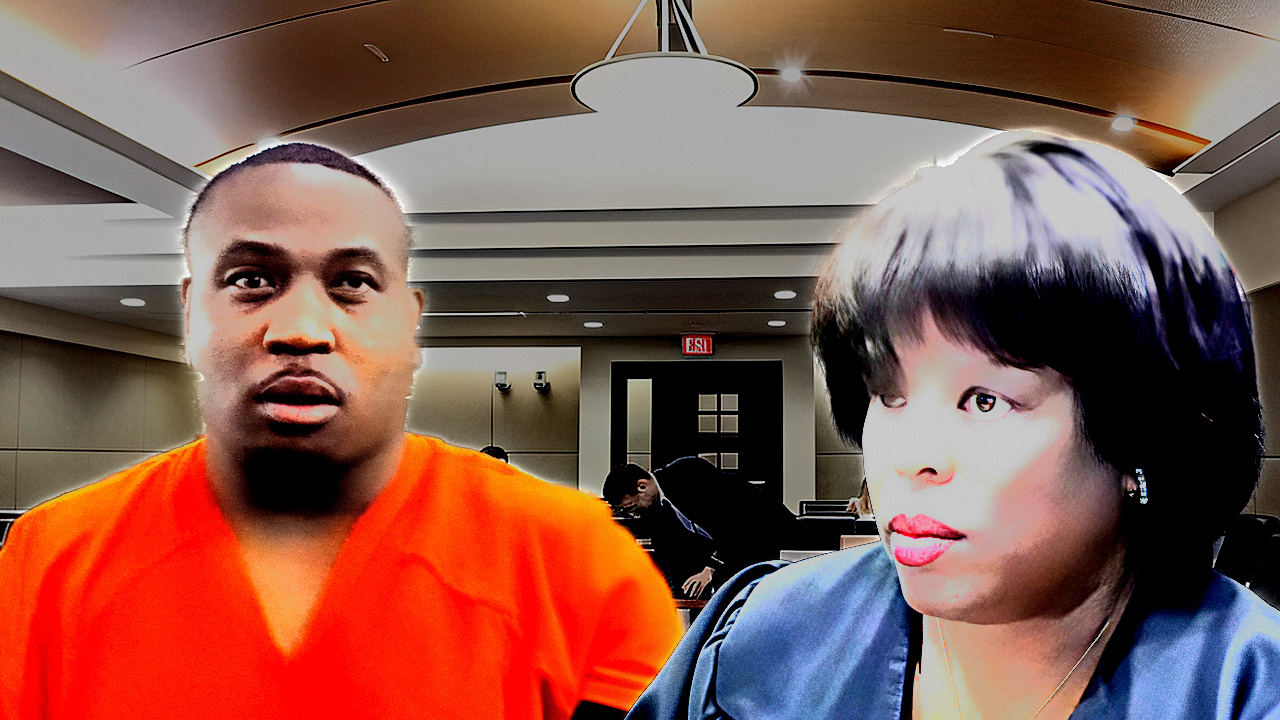
#> input picture tools/fixtures/rejected_2026_09_02/CLAYTON_thumb.photo.jpg, 1280 x 720 px
$ python -i finish.py   (imports and definitions only)
#> lines starting #> are read from the running program, lines starting #| are printed output that depends on the picture
"""Premium-finish chain for a low-resolution, low-bitrate court plate.

Every stage is separable and measurable. Nothing here invents detail that is
not in the signal (no GAN, no diffusion) - on a public-record channel an
invented facial feature on a named defendant is a factual problem, not just an
aesthetic one.

Stage order matters and is the opposite of the current build:
  the current grade upscales first and sharpens last, at sigma 2.0, on the
  composed canvas. All real micro-detail is destroyed by the upscale before the
  sharpener ever sees it, and sigma 2.0 boosts the wrong octave.
"""
import numpy as np, cv2


# ---------------------------------------------------------------- helpers
def _box(x, r):
    return cv2.boxFilter(x, -1, (2 * r + 1, 2 * r + 1), normalize=True,
                         borderType=cv2.BORDER_REFLECT)


# [11 lines left out: function guided, not called in this run]


def rl_deconv(Y, sigma, iters):
    """Richardson-Lucy with a Gaussian PSF, done with separable blurs so it is
    fast. Recovers detail that IS present but smeared; it cannot fabricate."""
    Y = np.clip(Y.astype(np.float32), 1e-3, None)
    est = Y.copy()
    for _ in range(iters):
        conv = cv2.GaussianBlur(est, (0, 0), sigma)
        rel = Y / np.maximum(conv, 1e-3)
        est = est * cv2.GaussianBlur(rel, (0, 0), sigma)
        est = np.clip(est, 0, 300)
    return est


def ycc(bgr):
    return cv2.cvtColor(bgr, cv2.COLOR_BGR2YCrCb).astype(np.float32)


def unycc(y):
    return cv2.cvtColor(np.clip(y, 0, 255).astype(np.uint8), cv2.COLOR_YCrCb2BGR)


# ---------------------------------------------------------------- stages
# [21 lines left out: functions s1_chroma_clean, s2_deblock, s3_deconv, not called in this run]


def s4_upscale(bgr, size):
    return cv2.resize(bgr, size, interpolation=cv2.INTER_LANCZOS4)


# [54 lines left out: functions s5_detail, s6_grain, s7_output_sharpen, not called in this run]


def s3b_deconv_clamped(bgr, sigma=1.2, iters=12, clamp_r=1, blend=1.0):
    """Richardson-Lucy with an anti-ringing clamp.

    Plain RL on a Lanczos-upscaled frame produces a dark band beside every
    strong edge. Measured on the CARTHIEF defendant tile: undershoot rose to
    60.4% of step height against a reference 90th percentile of 44.6%.
    Clamping the result into the [local min, local max] of the INPUT inside a
    clamp_r neighbourhood removes the overshoot while keeping the acutance,
    because real detail never exceeds its own neighbourhood extremes."""
    y = ycc(bgr)
    Y0 = y[:, :, 0].copy()
    Y = rl_deconv(Y0, sigma, iters)
    k = cv2.getStructuringElement(cv2.MORPH_RECT, (2 * clamp_r + 1, 2 * clamp_r + 1))
    lo = cv2.erode(Y0, k)
    hi = cv2.dilate(Y0, k)
    Y = np.clip(Y, lo, hi)
    y[:, :, 0] = np.clip(Y0 + (Y - Y0) * blend, 0, 255)
    return unycc(y)

>>> import cv2
>>> picture = cv2.imread('../../../tools/fixtures/rejected_2026_09_02/CLAYTON_thumb.photo.jpg')
#> picture is the input picture: shape (720, 1280, 3); mean B, G, R 79.1, 89.3, 133
>>> result = s3b_deconv_clamped(picture)
#> in ycc, `return cv2.cvtColor(bgr, cv2.COLOR_BGR2YCrCb).astype(np.float32)`:
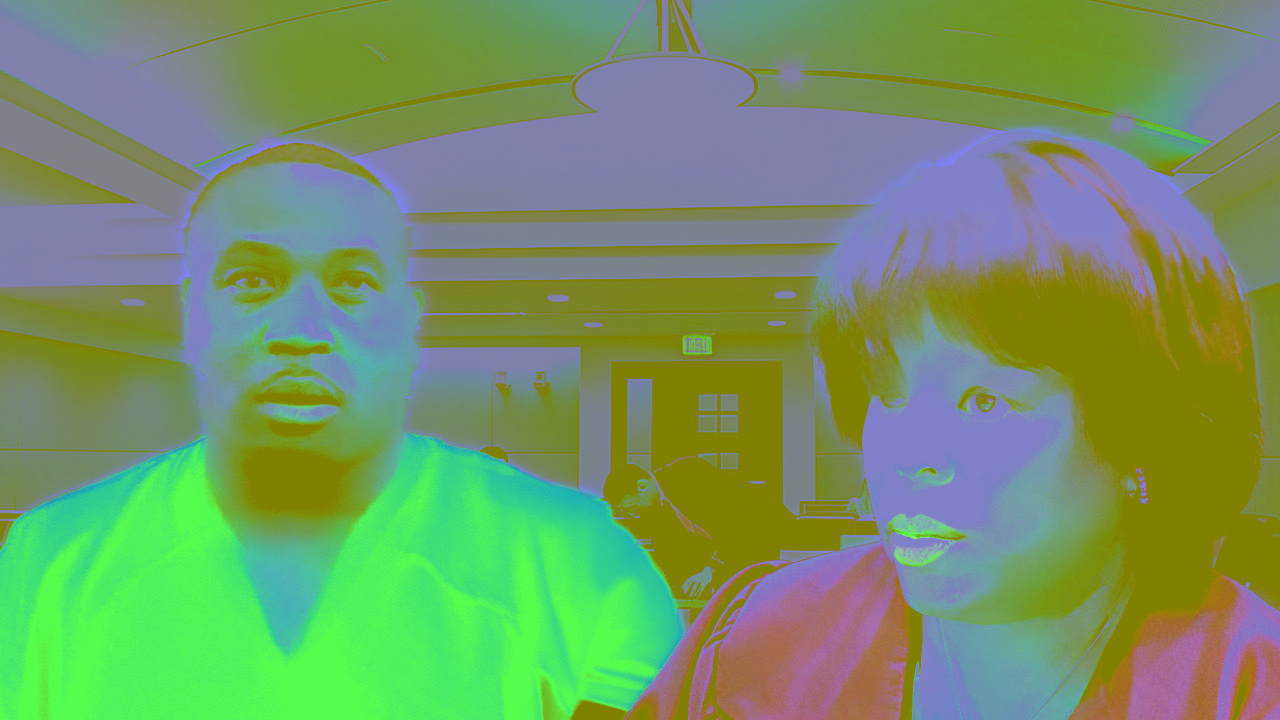
#> returned value: shape (720, 1280, 3) float32; mean of channels 0, 1, 2 101.2, 150.7, 115.6; drawn as B, G, R
#> the loop in rl_deconv, `for _ in range(iters):` made 12 passes
#> pass 1, in rl_deconv, `rel = Y / np.maximum(conv, 1e-3)`:
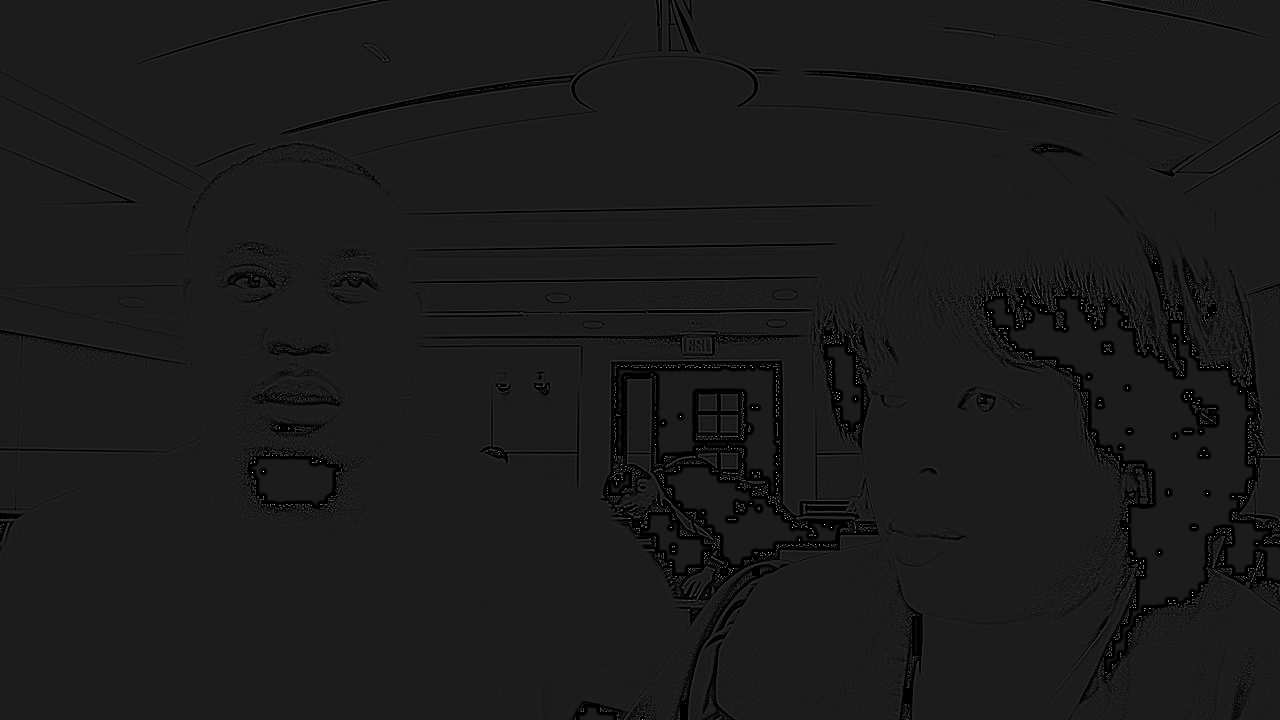
#> rel: shape (720, 1280) float32; min 8.3e-06, max 8.98, mean 0.957; drawn with min black and max white
#> in s3b_deconv_clamped, `lo = cv2.erode(Y0, k)`:
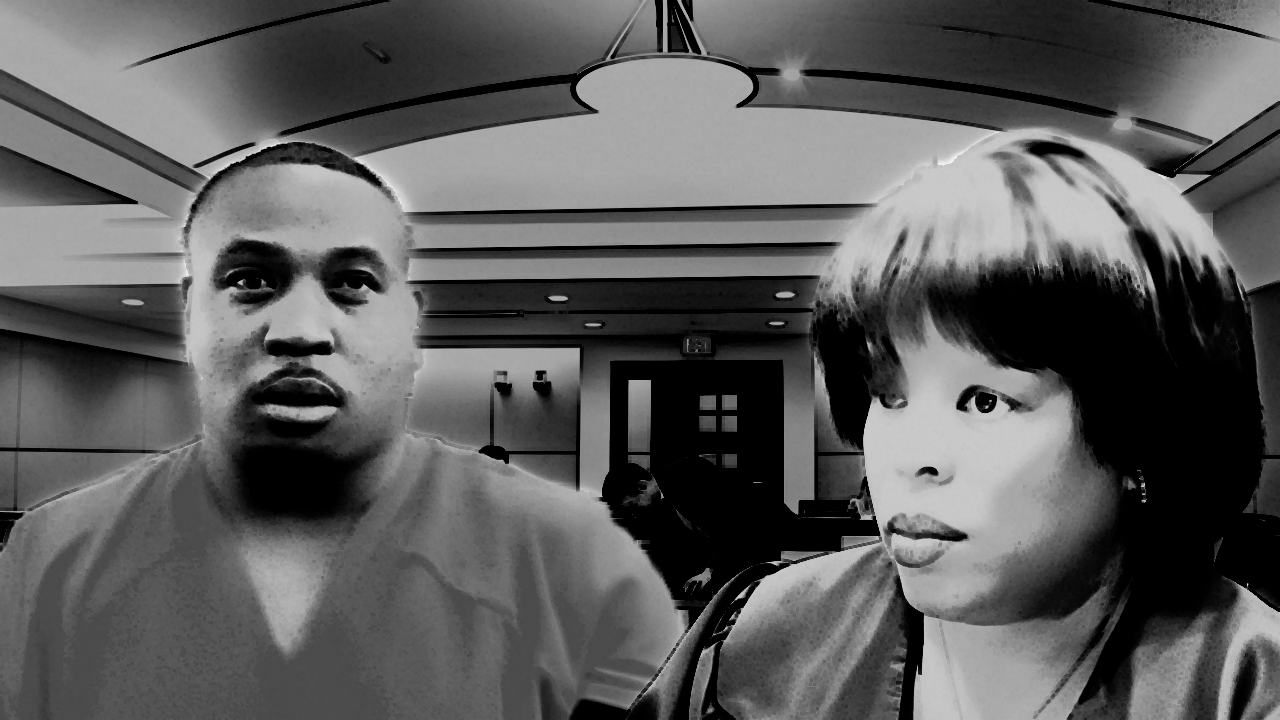
#> lo: shape (720, 1280) float32; min 0, max 243, mean 91.9
#> in s3b_deconv_clamped, `hi = cv2.dilate(Y0, k)`:
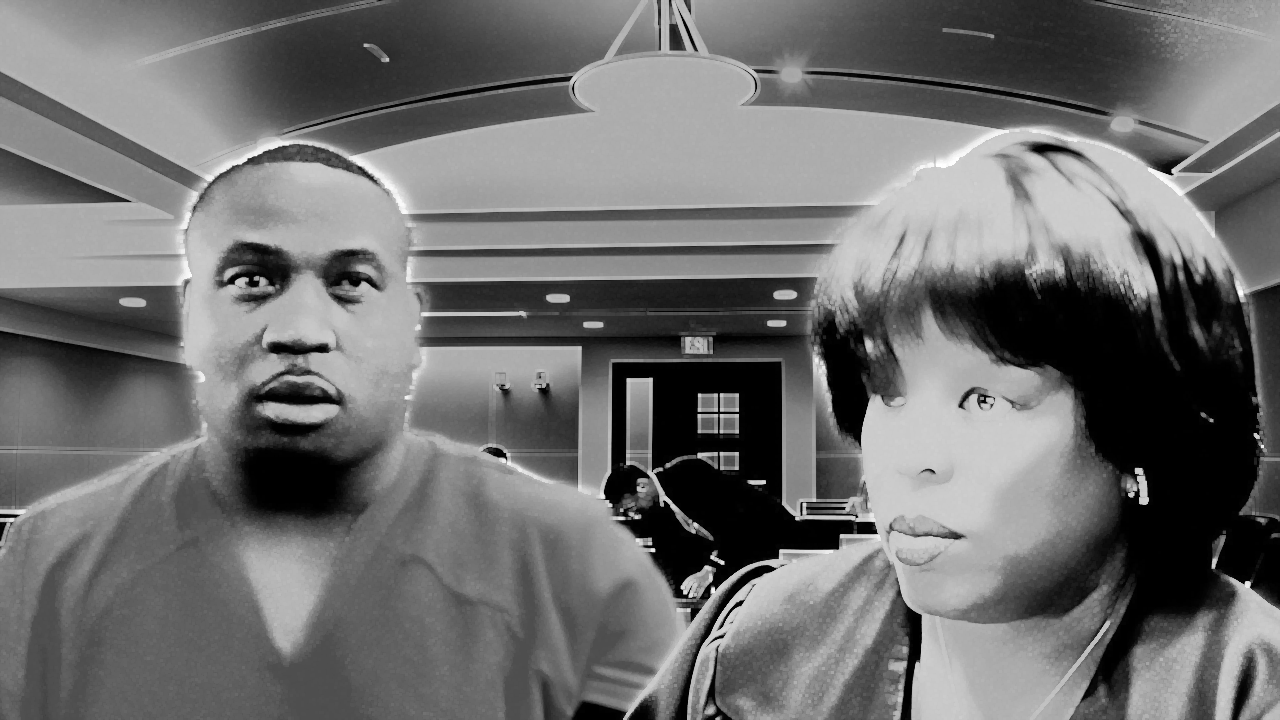
#> hi: shape (720, 1280) float32; min 0, max 255, mean 110.8

$ run again, on tools/fixtures/rejected_2026_09_02/GARCIA_J_thumb.jpg
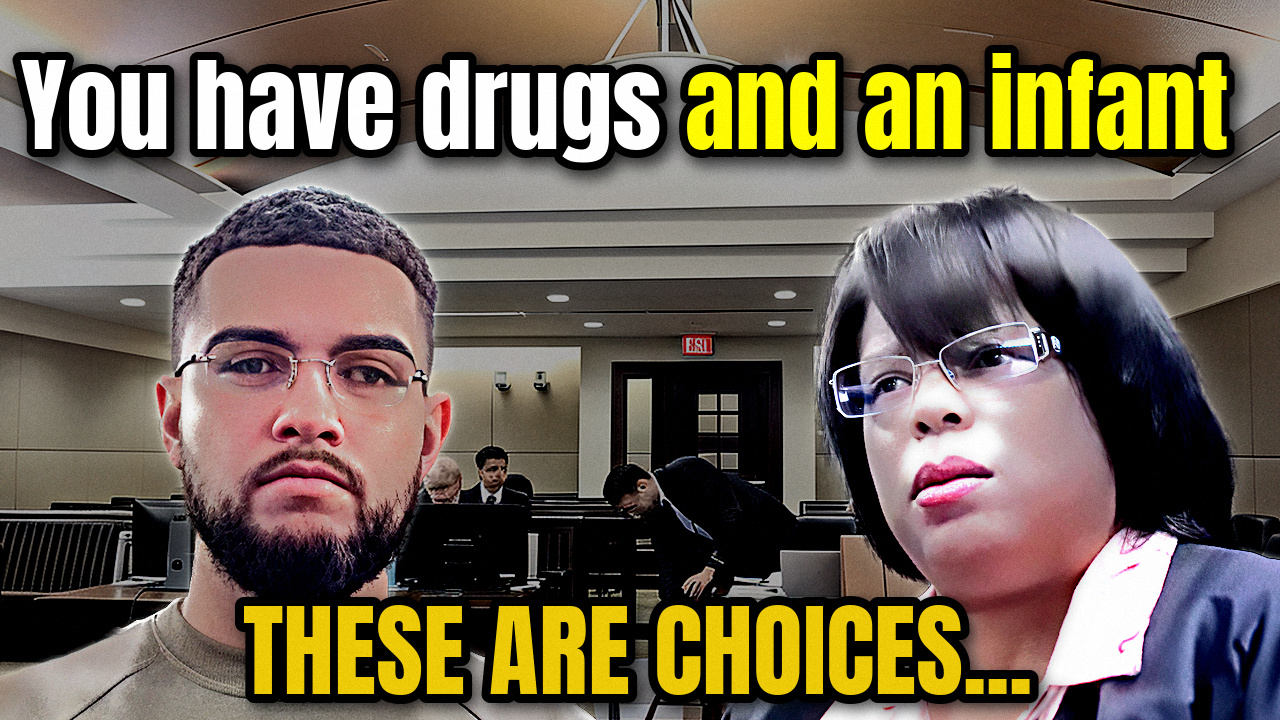
#> input picture tools/fixtures/rejected_2026_09_02/GARCIA_J_thumb.jpg, 1280 x 720 px
#> picture is the input picture: shape (720, 1280, 3); mean B, G, R 83.7, 100.8, 112.9
#> after the loop in rl_deconv, `for _ in range(iters):`:
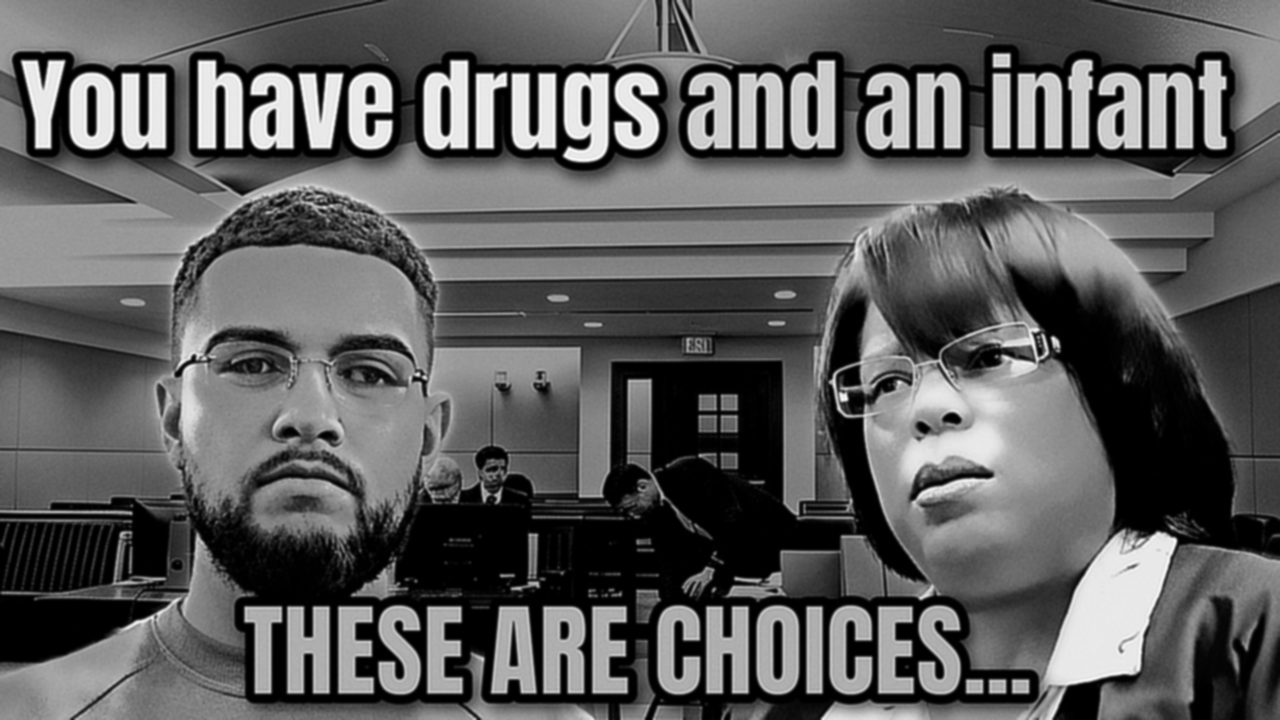
#> conv: shape (720, 1280) float32; min 3.55e-05, max 277.6, mean 102.1; drawn with min black and max white
#> in unycc, `return cv2.cvtColor(np.clip(y, 0, 255).astype(np.uint8), cv2.COLOR_YCr..`:
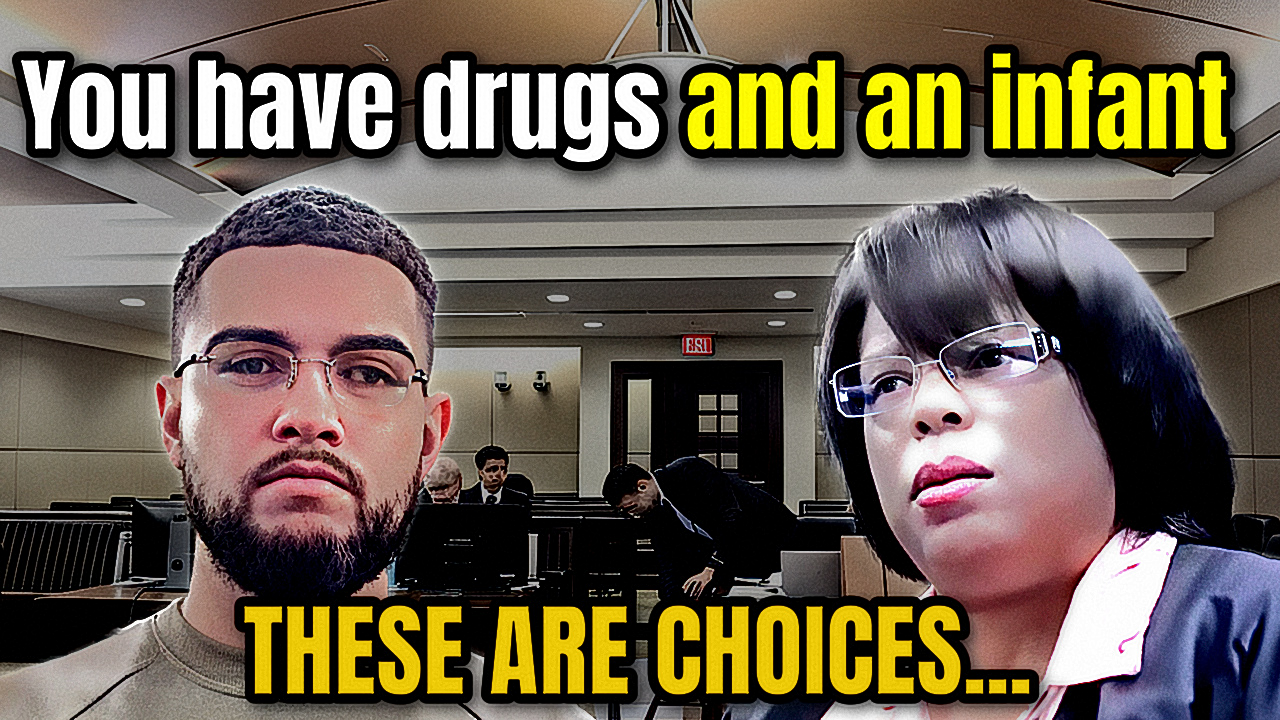
#> returned value: shape (720, 1280, 3); mean B, G, R 81.4, 97.4, 109.5
